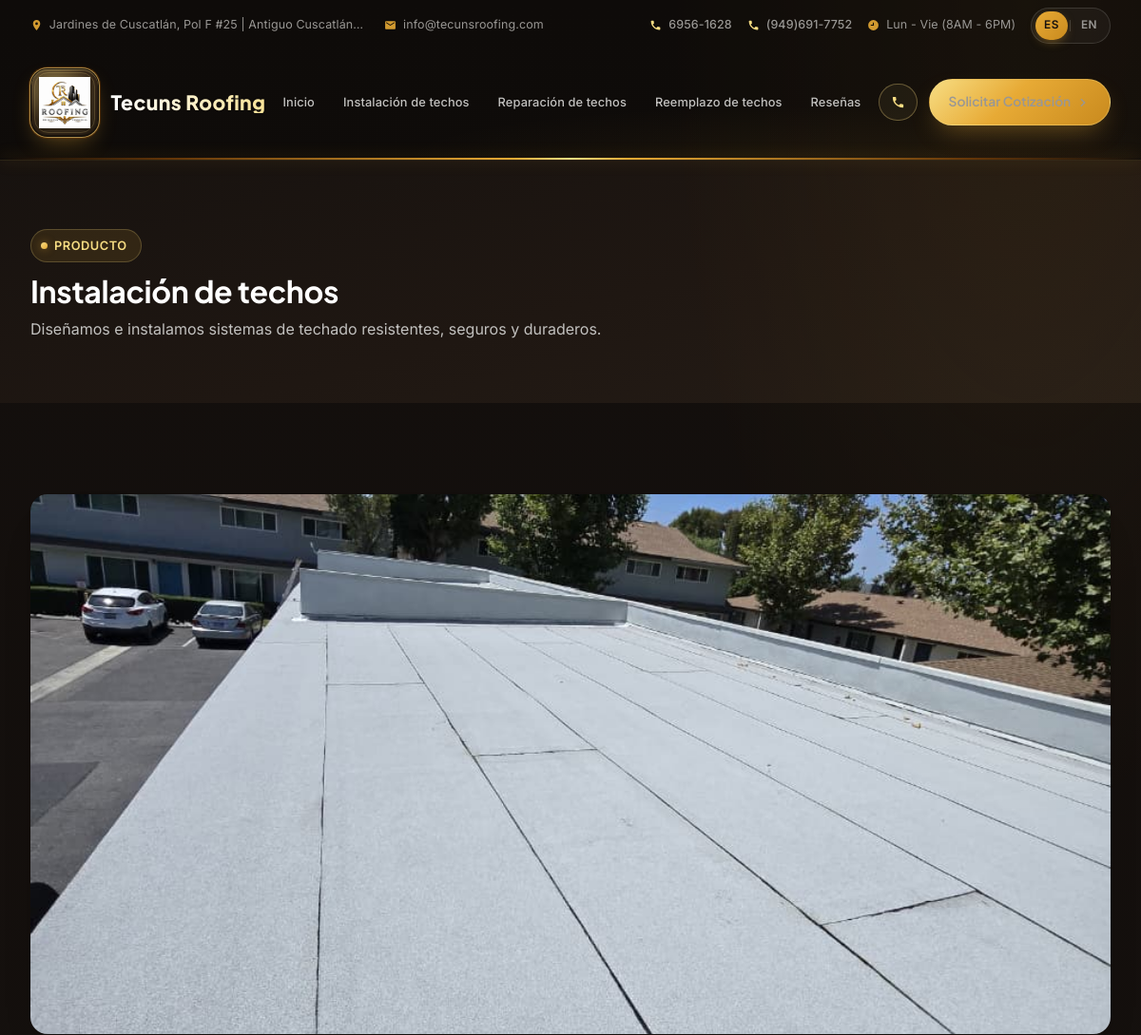
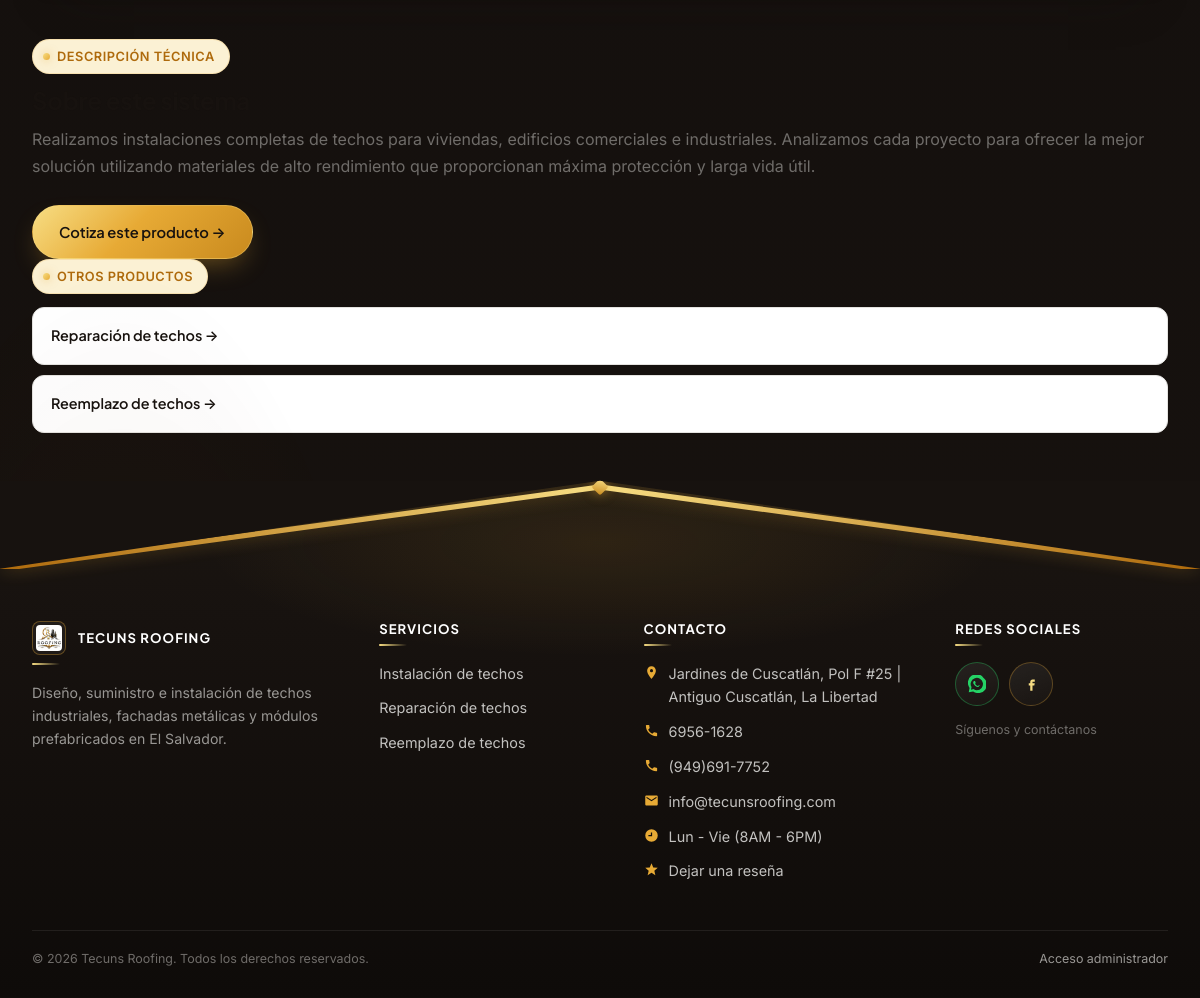
Page /servicios/instalación-de-techos on the committed database (2 pictures, top to bottom).
### models.py (models this page shows)
class ContentBlock(db.Model):
    __tablename__ = "content_blocks"
    id = db.Column(db.Integer, primary_key=True)
    section_key = db.Column(db.String(80), unique=True, nullable=False)
    label = db.Column(db.String(150), nullable=False)  # human-friendly label for admin UI
    eyebrow = db.Column(db.String(150))
    title = db.Column(db.String(300))
    body = db.Column(db.Text)
    image_path = db.Column(db.String(300))
    extra = db.Column(db.String(300))  # small extra field (phone, cta label, etc.)
    updated_at = db.Column(db.DateTime, default=datetime.utcnow, onupdate=datetime.utcnow)

class Service(db.Model):
    __tablename__ = "services"
    id = db.Column(db.Integer, primary_key=True)
    slug = db.Column(db.String(120), unique=True, nullable=False)
    name = db.Column(db.String(150), nullable=False)
    short_description = db.Column(db.String(400))
    description = db.Column(db.Text)
    image_path = db.Column(db.String(300))
    order = db.Column(db.Integer, default=0)
    active = db.Column(db.Boolean, default=True)

### public_routes.py (the view)
@public_bp.route("/servicios/<slug>")
def servicio_detalle(slug):
    servicio = Service.query.filter_by(slug=slug, active=True).first_or_404()
    otros = (
        Service.query.filter(Service.slug != slug, Service.active == True)
        .order_by(Service.order)
        .all()
    )
    if getattr(g, "lang", "es") == "en":
        servicio = translations.localize_service(servicio)
        otros = [translations.localize_service(o) for o in otros]
    return render_template("servicio_detalle.html", servicio=servicio, otros=otros)

### translations.py (called while the page is built)
def set_language():
    lang = request.cookies.get("lang")
    if lang not in SUPPORTED:
        lang = detect_lang()
    g.lang = lang

def detect_lang():
    accept = request.headers.get("Accept-Language", "")
    primary = accept.split(",")[0].strip().lower()
    code = primary.split(";")[0].split("-")[0].strip()
    return EN if code == EN else DEFAULT

def t(text, lang=None):
    text = str(text) if text is not None else ""
    if not text.strip():
        return text
    lang = lang or getattr(g, "lang", DEFAULT)
    if lang == DEFAULT or not _enabled():
        return text
    mapping = translate_mapping([text], lang)
    return mapping.get(text, text)

### templates/servicio_detalle.html (shortened to what this page needs)
{% extends "base.html" %}
{% block content %}
<div class="page-header">
  <div class="container">
    <div class="eyebrow">{{ t('Producto') }}</div>
    <h1>{{ servicio.name }}</h1>
    <p>{{ servicio.short_description }}</p>
  </div>
</div>
<section class="section">
  <div class="container">
    <div class="service-hero-figure" style="margin-bottom:40px;">
      {% if servicio.image_path %}
        <img src="{{ url_for('static', filename=servicio.image_path) }}" alt="{{ servicio.name }}">
      {% else %}
        <img src="https://images.unsplash.com/photo-1541888946425-d81bb19240f5?q=80&w=1400&auto=format&fit=crop" alt="{{ servicio.name }}">
      {% endif %}
    </div>
    <div class="about-grid">
      <div>
        <div class="eyebrow">{{ t('Descripción técnica') }}</div>
        <h2>{{ t('Sobre este sistema') }}</h2>
        {% for para in servicio.description.split('\n\n') %}
          <p class="text-steel">{{ para }}</p>
        {% endfor %}
        <a href="{{ url_for('public.cotizacion') }}" class="btn btn-rust" style="margin-top:10px;">{{ t('Cotiza este producto') }} →</a>
      </div>
      <div>
        <div class="eyebrow">{{ t('Otros productos') }}</div>
        <div class="related-services">
          {% for o in otros %}
            <a href="{{ url_for('public.servicio_detalle', slug=o.slug) }}">{{ o.name }} →</a>
          {% endfor %}
        </div>
      </div>
    </div>
  </div>
</section>
{% endblock %}

### templates/base.html (shortened to what this page needs)
<!doctype html>
<html lang="{{ 'en' if current_lang == 'en' else 'es' }}">
<head>
  <link rel="stylesheet" href="{{ url_for('static', filename='css/style.css') }}">
</head>
<body>
  <div class="site-header" id="siteHeader">
    <div class="topbar">
      <div class="container">
        <div class="topbar-left">
          {% if site_info %}
          <span class="topbar-item">
            <svg class="topbar-ico" viewBox="0 0 24 24" aria-hidden="true"><path fill="currentColor" d="M12 2C8.13 2 5 5.13 5 9c0 5.25 7 13 7 13s7-7.75 7-13c0-3.87-3.13-7-7-7zm0 9.5A2.5 2.5 0 1 1 12 6.5a2.5 2.5 0 0 1 0 5z"/></svg>
            <span>{{ site_info.body }}</span>
          </span>
          <a class="topbar-item" href="mailto:{{ site_info.title }}">
            <svg class="topbar-ico" viewBox="0 0 24 24" aria-hidden="true"><path fill="currentColor" d="M20 4H4c-1.1 0-2 .9-2 2v12c0 1.1.9 2 2 2h16c1.1 0 2-.9 2-2V6c0-1.1-.9-2-2-2zm0 4-8 5L4 8V6l8 5 8-5v2z"/></svg>
            <span>{{ site_info.title }}</span>
          </a>
          {% endif %}
        </div>
        <div class="topbar-right">
          {% if site_info %}
          <div class="topbar-phones">
            {% if site_info.eyebrow %}
            <a class="topbar-item topbar-item--phone" href="tel:{{ site_info.eyebrow }}">
              <span>{{ site_info.eyebrow }}</span>
            </a>
            {% endif %}
            {% if site_info.image_path %}
            <a class="topbar-item topbar-item--phone" href="tel:{{ site_info.image_path }}">
              <span>{{ site_info.image_path }}</span>
            </a>
            {% endif %}
            <span class="topbar-item">
            <svg class="topbar-ico" viewBox="0 0 24 24" aria-hidden="true"><path fill="currentColor" d="M12 2a10 10 0 1 0 0 20 10 10 0 0 0 0-20zm1 11H7v-2h4V7h2v6z"/></svg>
            <span>{{ site_info.extra }}</span>
          </span>
          <div class="lang-switch" aria-label="Idioma / Language">
            <a href="{{ url_for('public.set_lang', lang='es') }}" class="{{ 'active' if current_lang == 'es' else '' }}" aria-label="Español">ES</a>
            <a href="{{ url_for('public.set_lang', lang='en') }}" class="{{ 'active' if current_lang == 'en' else '' }}" aria-label="English">EN</a>
          </div>
        </div>
        {% endif %}
      </div>
    </div>
    <header class="navbar">
      <div class="container">
        <a class="brand" href="{{ url_for('public.index') }}">
          {% if site_logo and site_logo.image_path %}
            <span class="brand-logo-wrap">
              <img src="{{ url_for('static', filename=site_logo.image_path) }}" alt="Tecuns Roofing">
            </span>
          {% else %}
            <span class="brand-mark" aria-hidden="true"></span>
          {% endif %}
          <span class="brand-text">
            <span class="brand-name">Tecuns Roofing</span>
          </span>
        </a>
        <nav class="nav-links" id="navLinks">
          <a href="{{ url_for('public.index') }}">{{ t('Inicio') }}</a>
          {% for s in nav_services %}
            <a href="{{ url_for('public.servicio_detalle', slug=s.slug) }}">{{ s.name }}</a>
          {% endfor %}
          <a href="{{ url_for('public.resenas') }}">{{ t('Reseñas') }}</a>
        </nav>
        <div class="nav-cta">
          {% if site_info %}
          <button class="btn btn-call btn-call--desk" id="nav-phone-btn" type="button" aria-haspopup="dialog" aria-label="Llamar">
            <svg viewBox="0 0 24 24" aria-hidden="true"><path fill="currentColor" d="M6.62 10.79a15.05 15.05 0 0 0 6.59 6.59l2.2-2.2a1 1 0 0 1 1.01-.24c1.12.37 2.33.57 3.58.57a1 1 0 0 1 1 1V20a1 1 0 0 1-1 1C10.4 21 3 13.6 3 4a1 1 0 0 1 1-1h3.5a1 1 0 0 1 1 1c0 1.25.2 2.45.57 3.57a1 1 0 0 1-.25 1.02l-2.2 2.2z"/></svg>
          </button>
          {% endif %}
          <a class="btn btn-rust btn-nav-cta" href="{{ url_for('public.cotizacion') }}">
            <span>{{ t('Solicitar Cotización') }}</span>
            <svg class="btn-arrow" viewBox="0 0 24 24" aria-hidden="true"><path fill="currentColor" d="M13.172 12 8.222 7.05l1.414-1.414L16 12l-6.364 6.364-1.414-1.414z"/></svg>
          </a>
        </div>
      </div>
      <div class="navbar-glow" aria-hidden="true"></div>
    </header>
    <div class="header-accent" aria-hidden="true"></div>
  </div>
  <main>
    {% block content %}{% endblock %}
  </main>
  <footer class="site-footer">
    <div class="site-footer__shell">
      <div class="site-footer__ridge" aria-hidden="true">
        <span class="site-footer__ridge-cap"></span>
      </div>
      <div class="container site-footer__content">
        <div class="footer-grid">
          <div class="footer-brand">
            <h4 class="footer-brand__name">
              {% if site_logo and site_logo.image_path %}
                <img src="{{ url_for('static', filename=site_logo.image_path) }}" alt="Tecuns Roofing" class="footer-brand__logo">
              {% endif %}
              <span>TECUNS ROOFING</span>
            </h4>
            <p class="footer-brand__text">{{ t('Diseño, suministro e instalación de techos industriales, fachadas metálicas y módulos prefabricados en El Salvador.') }}</p>
          </div>
          <div class="footer-col">
            <h4>{{ t('Servicios') }}</h4>
            <ul>
              {% for s in nav_services %}
                <li><a href="{{ url_for('public.servicio_detalle', slug=s.slug) }}">{{ s.name }}</a></li>
              {% endfor %}
            </ul>
          </div>
          <div class="footer-col">
            <h4>{{ t('Contacto') }}</h4>
            <ul class="footer-contact">
              {% if site_info %}
              <li>
                <svg viewBox="0 0 24 24" aria-hidden="true"><path fill="currentColor" d="M12 2C8.13 2 5 5.13 5 9c0 5.25 7 13 7 13s7-7.75 7-13c0-3.87-3.13-7-7-7zm0 9.5A2.5 2.5 0 1 1 12 6.5a2.5 2.5 0 0 1 0 5z"/></svg>
                <span>{{ site_info.body }}</span>
              </li>
              <li>
                <svg viewBox="0 0 24 24" aria-hidden="true"><path fill="currentColor" d="M6.62 10.79a15.05 15.05 0 0 0 6.59 6.59l2.2-2.2a1 1 0 0 1 1.01-.24c1.12.37 2.33.57 3.58.57a1 1 0 0 1 1 1V20a1 1 0 0 1-1 1C10.4 21 3 13.6 3 4a1 1 0 0 1 1-1h3.5a1 1 0 0 1 1 1c0 1.25.2 2.45.57 3.57a1 1 0 0 1-.25 1.02l-2.2 2.2z"/></svg>
                <a href="tel:{{ site_info.eyebrow }}">{{ site_info.eyebrow }}</a>
              </li>
              {% if site_info.image_path %}
              <li>
                <svg viewBox="0 0 24 24" aria-hidden="true"><path fill="currentColor" d="M6.62 10.79a15.05 15.05 0 0 0 6.59 6.59l2.2-2.2a1 1 0 0 1 1.01-.24c1.12.37 2.33.57 3.58.57a1 1 0 0 1 1 1V20a1 1 0 0 1-1 1C10.4 21 3 13.6 3 4a1 1 0 0 1 1-1h3.5a1 1 0 0 1 1 1c0 1.25.2 2.45.57 3.57a1 1 0 0 1-.25 1.02l-2.2 2.2z"/></svg>
                <a href="tel:{{ site_info.image_path }}">{{ site_info.image_path }}</a>
              </li>
              {% endif %}
              <li>
                <svg viewBox="0 0 24 24" aria-hidden="true"><path fill="currentColor" d="M20 4H4c-1.1 0-2 .9-2 2v12c0 1.1.9 2 2 2h16c1.1 0 2-.9 2-2V6c0-1.1-.9-2-2-2zm0 4-8 5L4 8V6l8 5 8-5v2z"/></svg>
                <a href="mailto:{{ site_info.title }}">{{ site_info.title }}</a>
              </li>
              <li>
                <svg viewBox="0 0 24 24" aria-hidden="true"><path fill="currentColor" d="M12 2a10 10 0 1 0 0 20 10 10 0 0 0 0-20zm1 11H7v-2h4V7h2v6z"/></svg>
                <span>{{ site_info.extra }}</span>
              </li>
              {% endif %}
              <li>
                <svg viewBox="0 0 24 24" aria-hidden="true"><path fill="currentColor" d="M12 17.27 18.18 21l-1.64-7.03L22 9.24l-7.19-.61L12 2 9.19 8.63 2 9.24l5.46 4.73L5.82 21z"/></svg>
                <a href="{{ url_for('public.resenas') }}">{{ t('Dejar una reseña') }}</a>
              </li>
            </ul>
          </div>
          <div class="footer-col">
            <h4>{{ t('Redes sociales') }}</h4>
            <div class="footer-social">
              {% if site_socials and site_socials.eyebrow %}
              <a class="footer-social__btn footer-social__btn--wa" href="{{ site_socials.eyebrow }}" target="_blank" rel="noopener" aria-label="WhatsApp" title="WhatsApp">
                <svg viewBox="0 0 24 24" aria-hidden="true"><path fill="currentColor" d="M20.5 3.5A11 11 0 0 0 2.1 17.2L1 23l5.9-1.1A11 11 0 1 0 20.5 3.5zM12 20.2a8.2 8.2 0 0 1-4.2-1.2l-.3-.2-3.5.7.7-3.4-.2-.3A8.2 8.2 0 1 1 12 20.2zm4.7-5.9c-.3-.1-1.5-.8-1.8-.8-.2 0-.4-.1-.6.2s-.7.8-.8 1-.3.2-.6.1a6.7 6.7 0 0 1-3.3-2.9c-.2-.4.2-.4.6-1.3.1-.1 0-.3 0-.4s-.6-1.4-.8-1.9c-.2-.5-.4-.4-.6-.4h-.5c-.2 0-.4.1-.6.3s-.8.8-.8 1.9.8 2.2.9 2.3a9 9 0 0 0 3.7 3.2c1.4.6 1.7.5 2 .4.3-.1 1.1-.4 1.2-.9.2-.4.2-.8.1-.9-.1 0-.2-.1-.5-.2z"/></svg>
              </a>
              {% elif site_info and site_info.eyebrow %}
              <a class="footer-social__btn footer-social__btn--wa" href="https://wa.me/503{{ site_info.eyebrow|replace('-','')|replace(' ','')|replace('(','')|replace(')','')|replace('+','') }}" target="_blank" rel="noopener" aria-label="WhatsApp" title="WhatsApp">
              </a>
              {% endif %}
              {% if site_socials and site_socials.title %}
              <a class="footer-social__btn" href="{{ site_socials.title }}" target="_blank" rel="noopener" aria-label="Facebook" title="Facebook">
                <svg viewBox="0 0 24 24" aria-hidden="true"><path fill="currentColor" d="M14 9h3V6h-3c-1.8 0-3 1.4-3 3v2H9v3h2v7h3v-7h2.4l.6-3H14V9z"/></svg>
              </a>
              {% endif %}
            </div>
            <p class="footer-social__hint">{{ t('Síguenos y contáctanos') }}</p>
          </div>
        </div>
        <div class="footer-bottom">
          <span>© {{ 2026 }} Tecuns Roofing. {{ t('Todos los derechos reservados.') }}</span>
          <a href="{{ url_for('admin.login') }}">{{ t('Acceso administrador') }}</a>
        </div>
      </div>
    </div>
  </footer>
</body>
</html>

### rows in the picture
ContentBlock: body "Jardines de Cuscatlán, Pol F #25 | Antiguo Cuscatlá…", title "info@tecunsroofing.com", eyebrow "6956-1628", image_path "(949)691-7752", extra "Lun - Vie (8AM - 6PM)", body "Jardines de Cuscatlán, Pol F #25 | Antiguo Cuscatlán, La Libertad"
ContentBlock: image_path (picture)
Service: name "Instalación de techos", short_description "Diseñamos e instalamos sistemas de techado resistentes, seguros y duraderos.", image_path (picture), description "Realizamos instalaciones completas de techos para viviendas, edificios comerciales e industriales. Analizamos cada proyecto para ofrecer la mejor solución utilizando materiales de alto rendimiento que proporcionan máxima protección y larga vida útil."
Service: name "Reparación de techos"
Service: name "Reemplazo de techos"

### other values in the picture
{{ t('Inicio') }} "Inicio"
{{ t('Reseñas') }} "Reseñas"
{{ t('Solicitar Cotización') }} "Solicitar Cotización"
{{ t('Producto') }} "PRODUCTO"
{{ t('Descripción técnica') }} "DESCRIPCIÓN TÉCNICA"
{{ t('Cotiza este producto') }} "Cotiza este producto"
{{ t('Otros productos') }} "OTROS PRODUCTOS"
{{ t('Servicios') }} "SERVICIOS"
{{ t('Contacto') }} "CONTACTO"
{{ t('Dejar una reseña') }} "Dejar una reseña"
{{ t('Redes sociales') }} "REDES SOCIALES"
{{ t('Síguenos y contáctanos') }} "Síguenos y contáctanos"
{{ 2026 }} "2026"
{{ t('Todos los derechos reservados.') }} "Todos los derechos reservados."
{{ t('Acceso administrador') }} "Acceso administrador"
